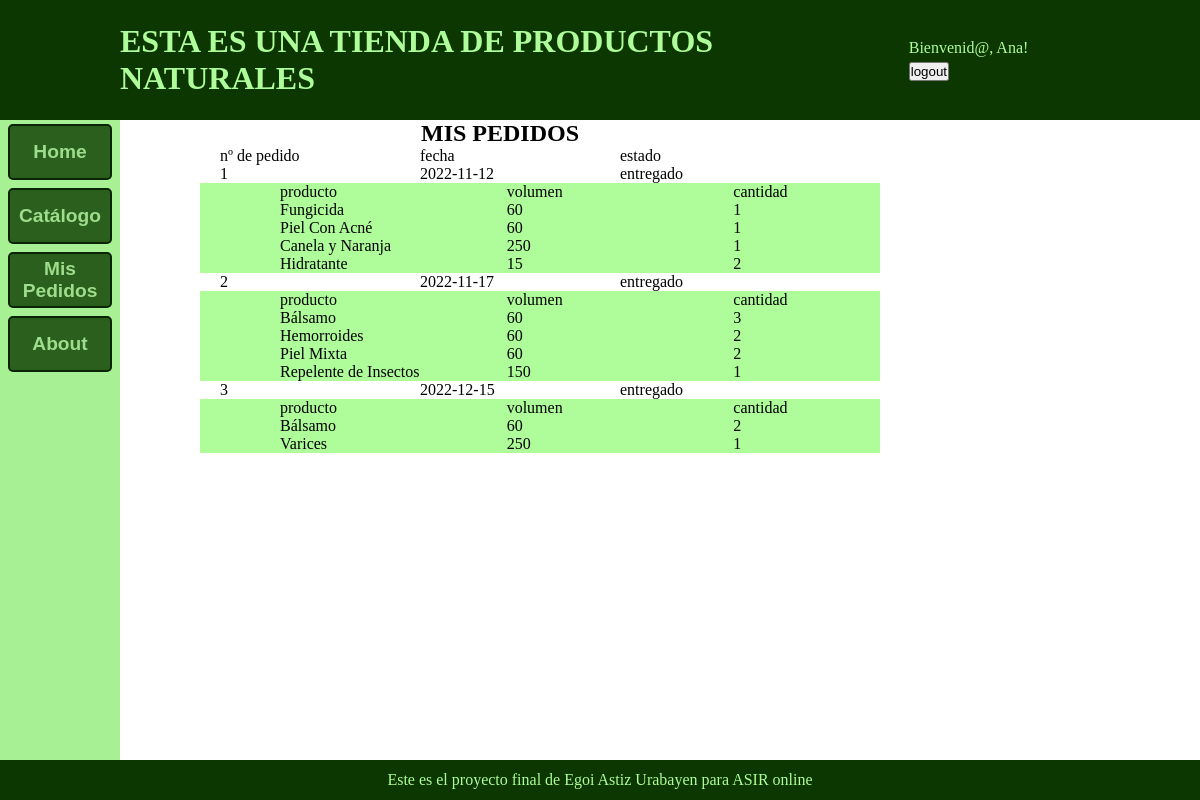
The app's page /webapp/pedidos.php (signed in) with its own data.
### tables this page shows
CREATE TABLE IF NOT EXISTS pedidos (
  id_pedido INT UNSIGNED AUTO_INCREMENT NOT NULL,
  id_usuario INT UNSIGNED,
  fecha DATE NOT NULL,
  estado ENUM('en espera', 'preparado', 'entregado') NOT NULL,
  PRIMARY KEY (id_pedido),
  FOREIGN KEY (id_usuario) REFERENCES usuarios(id_usuario)
    ON DELETE CASCADE ON UPDATE CASCADE
);

CREATE TABLE IF NOT EXISTS listas_pedidos (
  id_pedido INT UNSIGNED NOT NULL,
  id_formato INT UNSIGNED NOT NULL,
  cantidad TINYINT UNSIGNED NOT NULL,
  PRIMARY KEY (id_pedido, id_formato),
  FOREIGN KEY (id_pedido) REFERENCES pedidos(id_pedido)
    ON DELETE CASCADE ON UPDATE CASCADE,
  FOREIGN KEY (id_formato) REFERENCES formatos(id_formato)
    ON DELETE CASCADE ON UPDATE CASCADE
);

CREATE TABLE IF NOT EXISTS productos (
  id_producto CHAR(5) NOT NULL,
  nombre VARCHAR(50) NOT NULL,
  descripcion VARCHAR(300) NOT NULL,
  tipo ENUM('pomada', 'crema', 'aceite', 'tintura', 'cacao') NOT NULL,
  PRIMARY KEY (id_producto)
);

CREATE TABLE IF NOT EXISTS formatos (
  id_formato INT UNSIGNED AUTO_INCREMENT NOT NULL,
  volumen SMALLINT UNSIGNED NOT NULL,
  id_producto CHAR(5) NOT NULL,
  precio SMALLINT UNSIGNED NOT NULL DEFAULT 0,
  stock TINYINT UNSIGNED NOT NULL DEFAULT 0,
  PRIMARY KEY (id_formato),
  FOREIGN KEY (volumen) REFERENCES tamanios(volumen)
    ON DELETE CASCADE ON UPDATE CASCADE,
  FOREIGN KEY (id_producto) REFERENCES productos(id_producto)
    ON DELETE CASCADE ON UPDATE CASCADE
);

### webapp/pedidos.php (the view, shortened to what this page needs)
<!DOCTYPE html>
<html lang="es">
<head>
  <link rel="stylesheet" href="estilos.css">
</head>
<body>
  <?php
  require 'header.php';
  ?>
  <div id="cuerpo">
    <?php
    require 'nav.php';
    ?>
    <div id="contenido">
    <h2>MIS PEDIDOS</h2>
    <?php
      $host = '192.168.100.11';
      $user = "admin";
      $password = "12345678";
      $data_base = "proyecto";
      $conexion = mysqli_connect($host,$user,$password,$data_base);
      $consulta = "select id_pedido, fecha, estado
                    from pedidos
                    where id_usuario = '".$_SESSION['id']."'";
      $resultado = mysqli_query($conexion, $consulta);
      if (!$resultado){
        echo "<p style='color:red;font-size:50%'>error al validar usuario</p>";
        mysqli_close($conexion);
        exit;
      } else {
        echo '<div id="pedido">';
        echo '<div class="contenedor_pedido"><div class="celda_pedido">nº de pedido</div>';
        echo '<div class="celda_pedido">fecha</div><div class="celda_pedido">estado</div></div>';
        while ($fila = mysqli_fetch_row($resultado)) {
          $consulta2 = "select p.nombre, f.volumen, l.cantidad
                    from listas_pedidos l join formatos f
                    on l.id_formato = f.id_formato
                    join productos p
                    on p.id_producto = f.id_producto
                    where l.id_pedido = ".$fila[0];
          $resultado2 = mysqli_query($conexion, $consulta2);
          echo '<div class="contenedor_pedido"><div class="celda_pedido">'.$fila[0].'</div>';
          echo '<div class="celda_pedido">'.$fila[1].'</div><div class="celda_pedido">'.$fila[2].'</div></div>';
          echo '<div class="contenedor_detalle"><div class="celda_detalle">producto</div>';
          echo '<div class="celda_detalle">volumen</div><div class="celda_detalle">cantidad</div></div>';
          while ($fila2 = mysqli_fetch_row($resultado2)) {
            echo '<div class="contenedor_detalle"><div class="celda_detalle">'.$fila2[0].'</div>';
            echo '<div class="celda_detalle">'.$fila2[1].'</div>';
            echo '<div class="celda_detalle">'.$fila2[2].'</div></div>';
          }
        }
        echo '</div>';
      }
    ?>
    </div>
  </div>
  <?php
  require 'footer.php';
  ?>
</body>
</html>

### webapp/estilos.css (style rules this page uses)
* { margin: 0; padding: 0; }
#cuerpo { display: flex; }
#contenido { display: flex; flex-direction: column; align-items: center; overflow: auto; height: 80vh; }
#pedido { display: flex; flex-direction: column; margin-left: 80px; }
.contenedor_pedido, .contenedor_detalle { display: flex; width: 50vw; }
.celda_pedido { flex: auto; width: 15vw; margin-left: 20px; }
.contenedor_detalle { background-color: #aefc9a; padding-left: 80px; gap:80px; }
.celda_detalle { flex: auto; width: 15vw; }

### records on screen
pedidos: id_pedido "1", fecha "2022-11-12", estado "entregado"
listas_pedidos: productos.nombre "Fungicida", id_formato.volumen "60", cantidad "1"
listas_pedidos: productos.nombre "Piel Con Acné", id_formato.volumen "60", cantidad "1"
listas_pedidos: productos.nombre "Canela y Naranja", id_formato.volumen "250", cantidad "1"
listas_pedidos: productos.nombre "Hidratante", id_formato.volumen "15", cantidad "2"
pedidos: id_pedido "2", fecha "2022-11-17", estado "entregado"
listas_pedidos: productos.nombre "Bálsamo", id_formato.volumen "60", cantidad "3"
listas_pedidos: productos.nombre "Hemorroides", id_formato.volumen "60", cantidad "2"
listas_pedidos: productos.nombre "Piel Mixta", id_formato.volumen "60", cantidad "2"
listas_pedidos: productos.nombre "Repelente de Insectos", id_formato.volumen "150", cantidad "1"
pedidos: id_pedido "3", fecha "2022-12-15", estado "entregado"
listas_pedidos: productos.nombre "Bálsamo", id_formato.volumen "60", cantidad "2"
listas_pedidos: productos.nombre "Varices", id_formato.volumen "250", cantidad "1"

### other values on screen
$_SESSION['nombre'] "Ana"
